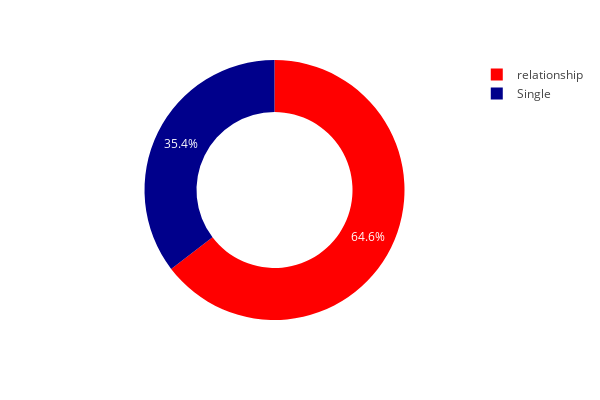

Write notebook code for a chart like this one.
### Code cell
fig = px.pie(df, names="STATUS", hole=0.6, template="gridon", color_discrete_sequence=['red', 'darkblue', 'darkgreen', 'black'])
fig.update_layout(width=600, height=400)
fig.show()

### Figure 1 — Plotly figure (JSON) as saved in the notebook; plotly's stock layout.template omitted (floating-point values rounded to 4 significant figures; data arrays with more than 128 entries replaced by an {"elided": "..."} marker saying what was removed)
{"data": [{"domain": {"x": [0, 1], "y": [0, 1]}, "hole": 0.6, "hovertemplate": "STATUS=%{label}<extra></extra>", "labels": {"elided": "2202 str values"}, "legendgroup": "", "name": "", "showlegend": true, "type": "pie"}], "layout": {"height": 400, "legend": {"tracegroupgap": 0}, "margin": {"t": 60}, "piecolorway": ["red", "darkblue", "darkgreen", "black"], "width": 600}}
